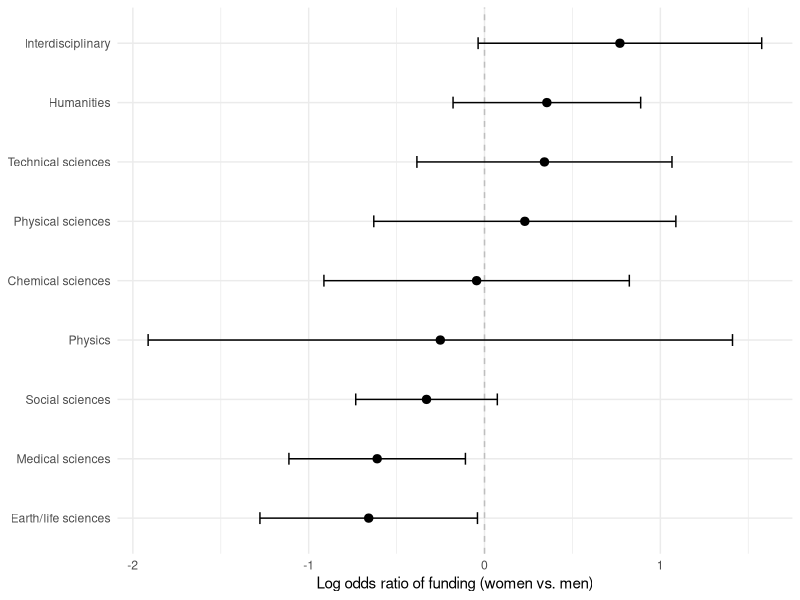

The R source for this figure:
## ---- chunk 1
library(dslabs)  # setup for problems
library(dplyr)
library(ggplot2)
## ---- chunk 2
matches <- rbind(
  Important = c(Wins = 8, Losses = 9),
  Other     = c(Wins = 500*0.7 - 8, Losses = 500*0.3 - 9)
)

test <- chisq.test(matches, correct = FALSE)
test
test$expected
## ---- chunk 3
odds <- (9 / 8) / (141 / 342)
odds

se <- sqrt(1 / 9 + 1 / 8 + 1 / 141 + 1 / 342)

exp(log(odds) + c(-1, 1) * qnorm(0.975) * se)
## ---- chunk 4
matches <- data.frame(
  important = c(0, 1),
  losses = c(141, 9),
  wins = c(342, 8)
)

fit <- glm(cbind(losses, wins) ~ important,
           family = binomial(), data = matches)

summary(fit)

coef_table <- summary(fit)$coefficients
beta <- coef_table["important", "Estimate"]
se <- coef_table["important", "Std. Error"]

exp(beta)
exp(beta + c(-1, 1) * qnorm(0.975) * se)
## ---- chunk 5
data <- dslabs::research_funding_rates
head(data)
## ---- chunk 6
unfunded_women <- data$applications_women - data$awards_women
unfunded_men <- data$applications_men - data$awards_men

log_odds <- log((data$awards_women / unfunded_women) /
              (data$awards_men / unfunded_men))

se <- sqrt(1 / data$awards_women + 1 / unfunded_women +
           1 / data$awards_men + 1 / unfunded_men)

results <- data.frame(
  discipline = data$discipline,
  log_odds = log_odds,
  se = se,
  lower = log_odds - qnorm(0.975) * se,
  upper = log_odds + qnorm(0.975) * se
)

results
## ---- chunk 7
ggplot(results, aes(x = log_odds, y = reorder(discipline, log_odds))) +
  geom_vline(xintercept = 0, linetype = "dashed", color = "gray") +
  geom_errorbar(aes(xmin = lower, xmax = upper),
                orientation = "y", width = 0.2) +
  geom_point(size = 2.5) +
  labs(
    x = "Log odds ratio of funding (women vs. men)",
    y = NULL
  ) +
  theme_minimal()
